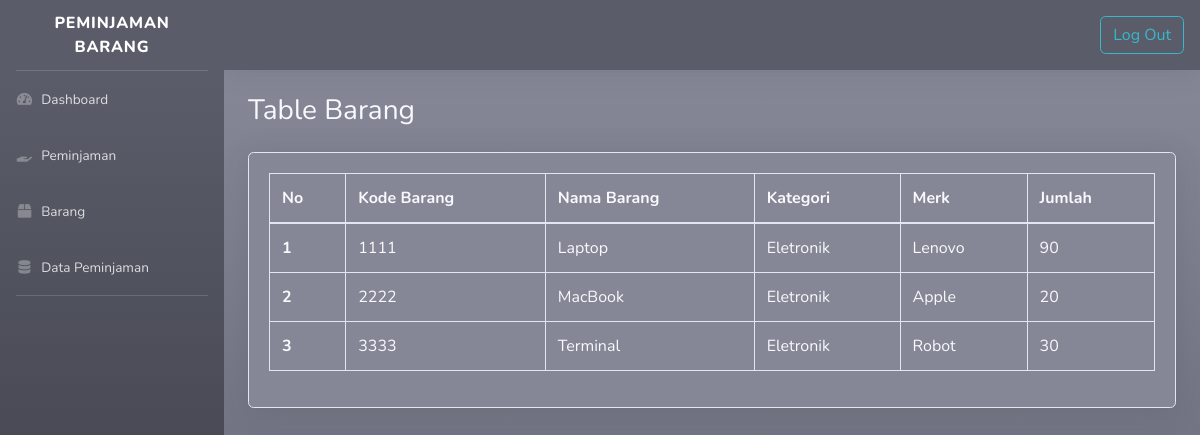
Page /barang-member.php (signed in) on the earlier database version.
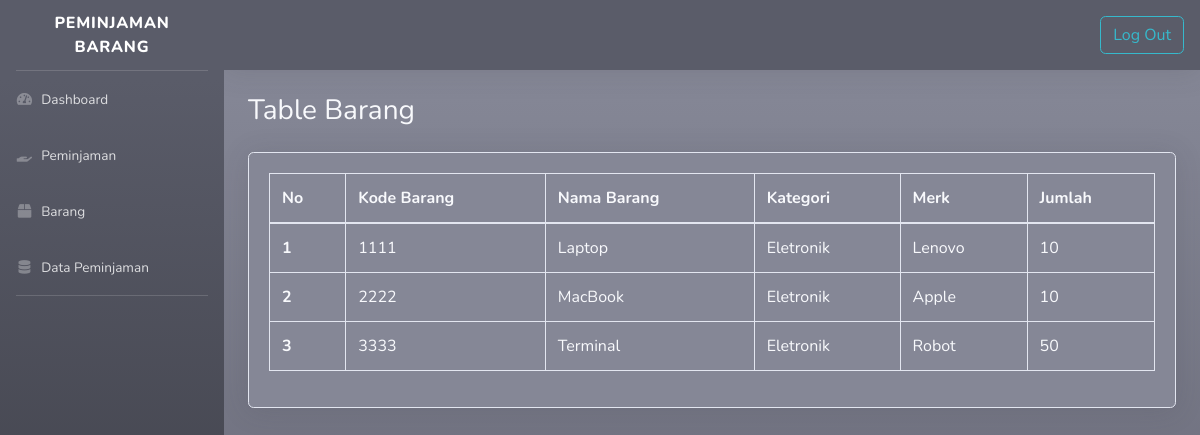
Same page on the later database version.
### tables this page shows
CREATE TABLE `barang` (
  `id` int NOT NULL AUTO_INCREMENT,
  `kode_barang` varchar(50) NOT NULL,
  `nama_barang` varchar(50) NOT NULL,
  `kategori` varchar(50) NOT NULL,
  `merek` varchar(50) NOT NULL,
  `jumlah` int NOT NULL,
  PRIMARY KEY (`id`),
  UNIQUE KEY `kode_barang` (`kode_barang`)
);

### database.php (called while the page is built, shortened)
<?php
    $db_host = "localhost";
    $db_user = "root";
    $db_pass = "";
    $db_name = "peminjamanbarang";
    $connect = mysqli_connect($db_host, $db_user, $db_pass, $db_name) or die("Gagal terhubung dengan Database: " . mysqli_error($dbconnect));
    function showdataBarang()
    {
        global $connect;
        $hasil=mysqli_query($connect,"SELECT barang.id, barang.kode_barang, barang.nama_barang, barang.kategori, barang.merek, barang.jumlah from barang;");
        $rows=[];
        while($row = mysqli_fetch_assoc($hasil))
        {
            $rows[] = $row;
        }
        return $rows;
    }
?>

### barang-member.php (the view, shortened to what this page needs)
<?php
    require_once('database.php');
    $data=showdataBarang();
    $nomor=0;
?>
<!DOCTYPE html>
<html lang="en">
<head>
    <link href="resource/vendor/fontawesome-free/css/all.min.css" rel="stylesheet" type="text/css">
    <link href="resource/css/sb-admin-2.min.css" rel="stylesheet">
</head>
<body id="page-top">
    <div id="wrapper">
        <?php
            if($_SESSION['status']!="login"){
                header("location:login.php?msg=belum_login");
            } else{
                include("sidebar-member.php");
            }
        ?>
        <div id="content-wrapper" class="d-flex flex-column bg-gradient-secondary">
            <div id="content">
                <nav class="navbar navbar-expand navbar-light bg-dark topbar mb-4 static-top shadow">
                    <div class=" container justify-content-end">
                        <a href="logout.php"><button type="button" class="btn btn-outline-info">Log Out</button></a>
                    </div>
                </nav>
                <div class="container-fluid">
<h1 class="h3 mb-4 text-light">Table Barang</h1>
<div class="card shadow text-light bg-secondary mb-4">
    <div class="card-body">
        <div class="table-responsive">
            <table class="table table-bordered text-light" id="dataTable" width="100%" cellspacing="0">
                <thead>
                    <tr>
                        <th>No</th>
                        <th>Kode Barang</th>
                        <th>Nama Barang</th>
                        <th>Kategori</th>
                        <th>Merk</th>
                        <th>Jumlah</th>
                    </tr>
                </thead>
                <tbody>
                    <?php foreach($data as $barang) : ?>
                    <?php $nomor++; ?>
                    <tr>
                        <th scope="row"><?php echo "$nomor"; ?></th>
                        <td><?php echo "$barang[kode_barang]";?></td>
                        <td><?php echo "$barang[nama_barang]";?></td>
                        <td><?php echo "$barang[kategori]";?></td>
                        <td><?php echo "$barang[merek]";?></td>
                        <td><?php echo "$barang[jumlah]";?></td>
                    </tr>
                    <?php endforeach; ?>
                </tbody>
            </table>
        </div>
    </div>
</div>
</div>
        </div>
    </div>
</body>
</html>

### sidebar-member.php
<ul class="navbar-nav bg-gradient-dark sidebar sidebar-dark accordion" id="accordionSidebar">
            <a class="sidebar-brand d-flex align-items-center justify-content-center">
                <div class="sidebar-brand-text mx-3">Peminjaman Barang <sup></sup></div>
            </a>
            <hr class="sidebar-divider my-0">
            <li class="nav-item">
                <a class="nav-link" href="index-member.php">
                    <i class="fas fa-fw fa-tachometer-alt"></i>
                    <span>Dashboard</span></a>
            </li>
            <li class="nav-item">
                <a class="nav-link" href="peminjaman.php">
                    <i class="fas fa-fw fa-hand-holding"></i>
                    <span>Peminjaman</span></a>
            </li>
            <li class="nav-item">
                <a class="nav-link" href="barang-member.php">
                    <i class="fas fa-fw fa-box"></i>
                    <span>Barang</span></a>
            </li>
            <li class="nav-item">
                <a class="nav-link" href="datapeminjaman-member.php">
                    <i class="fas fa-fw fa-database"></i>
                    <span>Data Peminjaman</span></a>
            </li>
            <hr class="sidebar-divider d-none d-md-block">
</ul>

Differences in the rows shown:
removed barang: kode_barang "1111", nama_barang "Laptop", kategori "Eletronik", merek "Lenovo", jumlah "90"
removed barang: kode_barang "2222", nama_barang "MacBook", kategori "Eletronik", merek "Apple", jumlah "20"
removed barang: kode_barang "3333", nama_barang "Terminal", kategori "Eletronik", merek "Robot", jumlah "30"
added barang: kode_barang "1111", nama_barang "Laptop", kategori "Eletronik", merek "Lenovo", jumlah "10"
added barang: kode_barang "2222", nama_barang "MacBook", kategori "Eletronik", merek "Apple", jumlah "10"
added barang: kode_barang "3333", nama_barang "Terminal", kategori "Eletronik", merek "Robot", jumlah "50"
